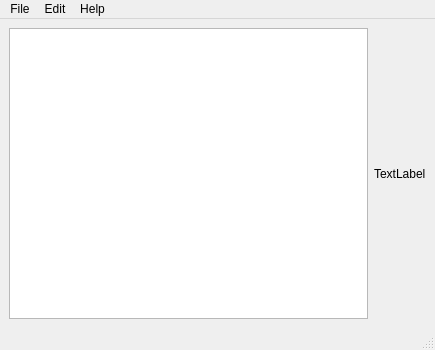
<?xml version="1.0" encoding="UTF-8"?>
<ui version="4.0">
 <class>MainWindow</class>
 <widget class="QMainWindow" name="MainWindow">
  <property name="geometry">
   <rect>
    <x>0</x>
    <y>0</y>
    <width>435</width>
    <height>350</height>
   </rect>
  </property>
  <property name="windowTitle">
   <string>MainWindow</string>
  </property>
  <widget class="QWidget" name="centralwidget">
   <layout class="QHBoxLayout" name="horizontalLayout">
    <item>
     <widget class="QTextEdit" name="textEdit"/>
    </item>
    <item>
     <widget class="QLabel" name="label">
      <property name="text">
       <string>TextLabel</string>
      </property>
     </widget>
    </item>
   </layout>
  </widget>
  <widget class="QMenuBar" name="menubar">
   <property name="geometry">
    <rect>
     <x>0</x>
     <y>0</y>
     <width>435</width>
     <height>21</height>
    </rect>
   </property>
   <widget class="QMenu" name="menuFile">
    <property name="title">
     <string>File</string>
    </property>
    <addaction name="actionQuit"/>
   </widget>
   <widget class="QMenu" name="menuEdit">
    <property name="title">
     <string>Edit</string>
    </property>
    <addaction name="actionCopy"/>
    <addaction name="actionCu"/>
    <addaction name="actionPaste"/>
    <addaction name="actionUndo"/>
    <addaction name="actionRedo"/>
   </widget>
   <widget class="QMenu" name="menuHelp">
    <property name="title">
     <string>Help</string>
    </property>
    <addaction name="actionAbout"/>
    <addaction name="actionAbout_QT"/>
   </widget>
   <addaction name="menuFile"/>
   <addaction name="menuEdit"/>
   <addaction name="menuHelp"/>
  </widget>
  <widget class="QStatusBar" name="statusbar"/>
  <action name="actionCopy">
   <property name="icon">
    <iconset resource="Resources.qrc">
     <normaloff>:/copyIcon.png</normaloff>:/copyIcon.png</iconset>
   </property>
   <property name="text">
    <string>Copy</string>
   </property>
  </action>
  <action name="actionCu">
   <property name="icon">
    <iconset resource="Resources.qrc">
     <normaloff>:/cut-fr.png</normaloff>:/cut-fr.png</iconset>
   </property>
   <property name="text">
    <string>Cut</string>
   </property>
  </action>
  <action name="actionPaste">
   <property name="icon">
    <iconset resource="Resources.qrc">
     <normaloff>:/pasteIcon.png</normaloff>:/pasteIcon.png</iconset>
   </property>
   <property name="text">
    <string>Paste</string>
   </property>
  </action>
  <action name="actionUndo">
   <property name="icon">
    <iconset resource="Resources.qrc">
     <normaloff>:/undoIcon.png</normaloff>:/undoIcon.png</iconset>
   </property>
   <property name="text">
    <string>Undo</string>
   </property>
  </action>
  <action name="actionRedo">
   <property name="icon">
    <iconset resource="Resources.qrc">
     <normaloff>:/redoIcon.png</normaloff>:/redoIcon.png</iconset>
   </property>
   <property name="text">
    <string>Redo</string>
   </property>
  </action>
  <action name="actionAbout">
   <property name="icon">
    <iconset resource="Resources.qrc">
     <normaloff>:/aboutIcon.png</normaloff>:/aboutIcon.png</iconset>
   </property>
   <property name="text">
    <string>About</string>
   </property>
  </action>
  <action name="actionAbout_QT">
   <property name="icon">
    <iconset resource="Resources.qrc">
     <normaloff>:/aboutQtIcon.png</normaloff>:/aboutQtIcon.png</iconset>
   </property>
   <property name="text">
    <string>About QT</string>
   </property>
  </action>
  <action name="actionQuit">
   <property name="text">
    <string>Quit</string>
   </property>
  </action>
 </widget>
 <resources>
  <include location="Resources.qrc"/>
 </resources>
 <connections/>
</ui>
